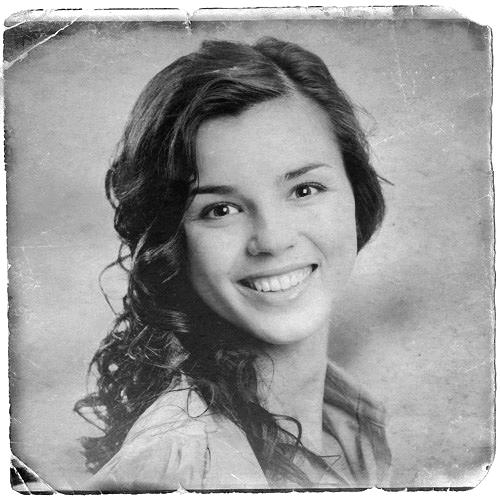
#> input picture computer_programming-newer/codes/07_image_processing/old_processed.jpg, 500 x 500 px, given as the content of the folder images, which was not available
$ python image_processing.py
#> lines starting #> are read from the running program, lines starting #| are printed output that depends on the picture; pictures that were not available may be replaced by others from this repository, and a replacement may not be noted
### computer_programming-newer/codes/07_image_processing/utils.py
import os
from PIL import Image, ImageEnhance
import matplotlib.pyplot as plt


def adjust_image(img_path, brightness_factor,
                 contrast_factor, color_factor):
#> called with img_path = '_only/old_processed.jpg', brightness_factor = 1.8, contrast_factor = 1.2, color_factor = 1.2
    image_in = Image.open(img_path)
#> image_in is the input picture: PIL image 500x500 L; min 0, max 255, mean 154.5

    # Enhance brightness
    brightness_enhancer = ImageEnhance.Brightness(image_in)
    # Increase brightness (1.0 means no change)
    image_b = brightness_enhancer.enhance(brightness_factor)
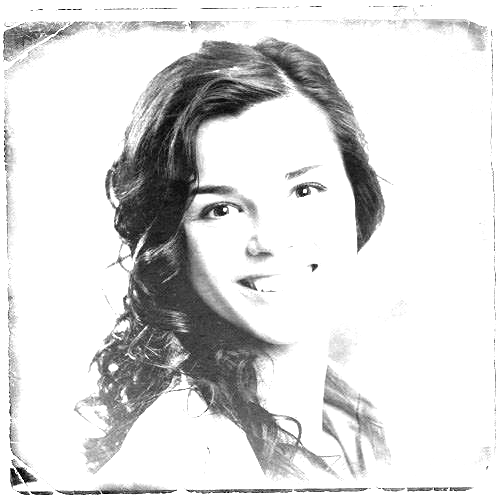
#> image_b: PIL image 500x500 L; min 0, max 255, mean 219.5

    # Enhance contrast
    contrast_enhancer = ImageEnhance.Contrast(image_b)
    # Increase contrast
    image_c = contrast_enhancer.enhance(contrast_factor)
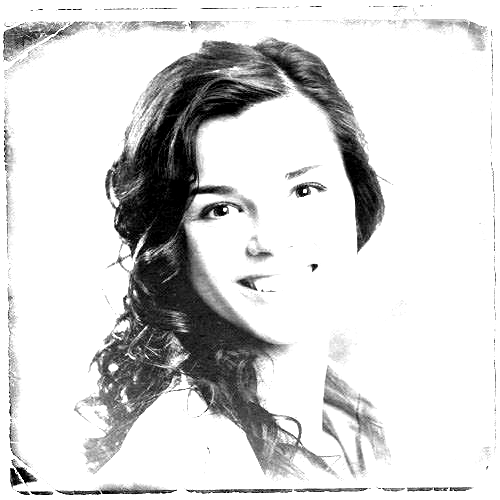
#> image_c: PIL image 500x500 L; min 0, max 255, mean 214.5

    # Enhance color
    color_enhancer = ImageEnhance.Color(image_c)
     # Increase color intensity
    image_out = color_enhancer.enhance(color_factor)

    return image_in, image_out


def show_images_side_by_side(img_before, img_after):
    fig, axes = plt.subplots(1, 2)
    axes[0].imshow(img_before, cmap='gray')
    axes[0].set_axis_off()
    axes[0].set_title('Before')
    axes[1].imshow(img_after, cmap='gray')
    axes[1].set_axis_off()
    axes[1].set_title('After')
    plt.tight_layout()
    plt.show()
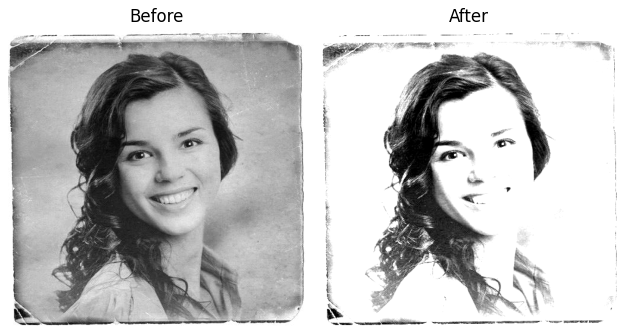
#> figure drawn by matplotlib, 2 panels


def save_results(img_after, out_dir, input_file_path):
    # Create output dir
    os.makedirs(out_dir, exist_ok=True)
    # Save results inside output dir
    out_file = os.path.basename(input_file_path)
    name_ext = out_file.split('.')
    filename = os.path.join(out_dir, name_ext[0] + '_processed.' + name_ext[-1])
    img_after.save(filename)

### computer_programming-newer/codes/07_image_processing/image_processing.py
import os
from glob import glob
from utils import adjust_image
from utils import show_images_side_by_side
from utils import save_results

image_paths = glob('images/*.*g')

out_dir = 'results'

for img_path in image_paths:
    img_before, img_after = adjust_image(img_path, 1.8, 1.2, 1.2)
    show_images_side_by_side(img_before, img_after)
    save_results(img_after, out_dir, img_path)
